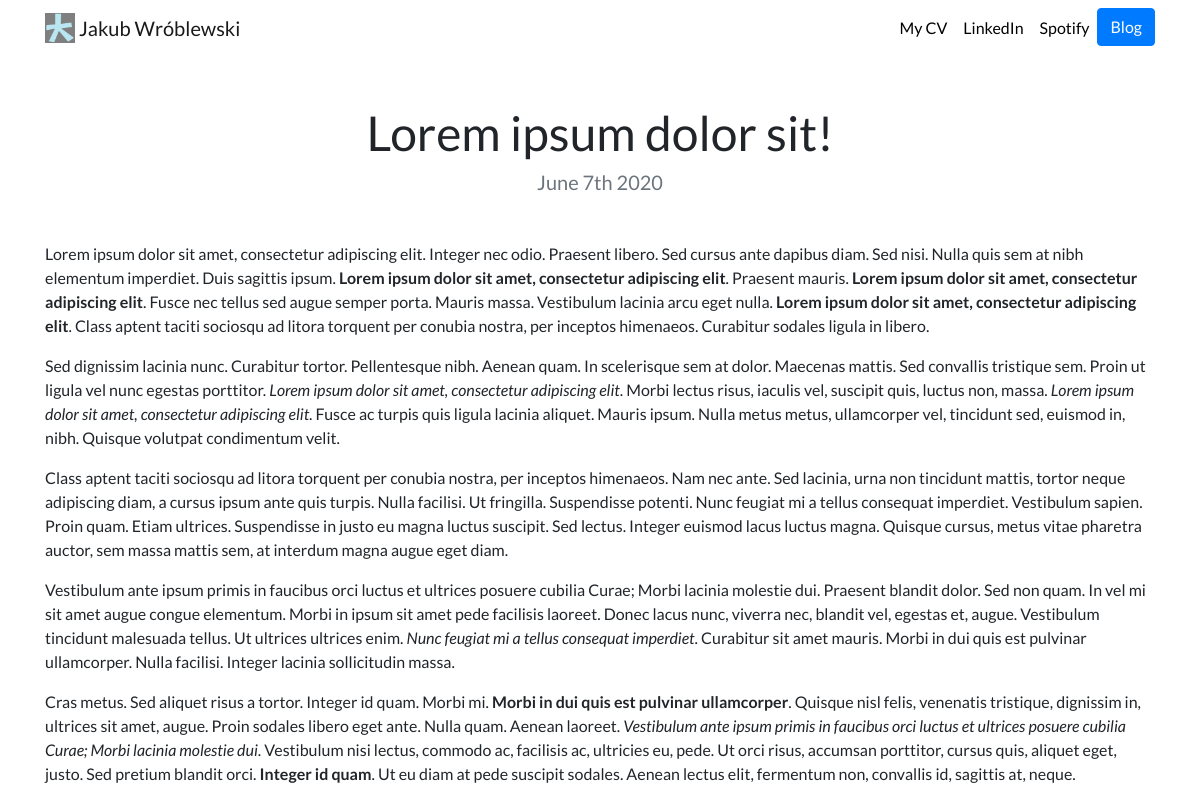
/blog_app/7/, run on the app's committed database.
### blog_app/models.py (models this page shows, shortened)
class BlogProject(models.Model):
    title = models.CharField(max_length=200)
    date = models.DateField()
    description = models.TextField()

### blog_app/views.py (the view)
def detail(request, blog_id):
    blog = get_object_or_404(BlogProject, pk=blog_id)
    return render(request, 'blog_app/detail.html', {'blog':blog})

### blog_app/templates/blog_app/detail.html
{% extends "portfolio_app/base.html" %}
{% load static %}
{% block content %}
<h1 class="text-center mt-5" id="blogdetailtitle">{{ blog.title }}</h1>
<h5 class="text-center text-muted mb-5">{{ blog.date|date:'F jS Y' }}</h5>
{{ blog.description|safe }}
{% endblock %}

### portfolio_app/static/portfolio_app/custom.css (style rules this page uses)
body { font-family: 'Lato', sans-serif; }
@media (min-width: 992px) { #blogdetailtitle { font-size: 3rem; } }

### data on the page
BlogProject: title "Lorem ipsum dolor sit!", date "June 7th 2020", description "Lorem ipsum dolor sit amet, consectetur adipiscing elit. Integer nec odio. Praesent libero. Sed cursus ante dapibus diam. Sed nisi. Nulla quis sem at nibh elementum imperdiet. Duis sagittis ipsum. Lorem ipsum dolor sit amet, consectetur adipiscing elit . Praesent mauris. Lorem ipsum dolor sit amet, consectetur adipiscing elit . Fusce nec tellus sed augue semper porta. Mauris massa. Vestibulum lacinia arcu eget nulla. Lorem ipsum dolor sit amet, consectetur adipiscing elit . Class aptent taciti sociosqu ad litora torquent per conubia nostra, per inceptos himenaeos. Curabitur sodales ligula in libero. Sed dignissim lacinia nunc. Curabitur tortor. Pellentesque nibh. Aenean quam. In scelerisque…"
